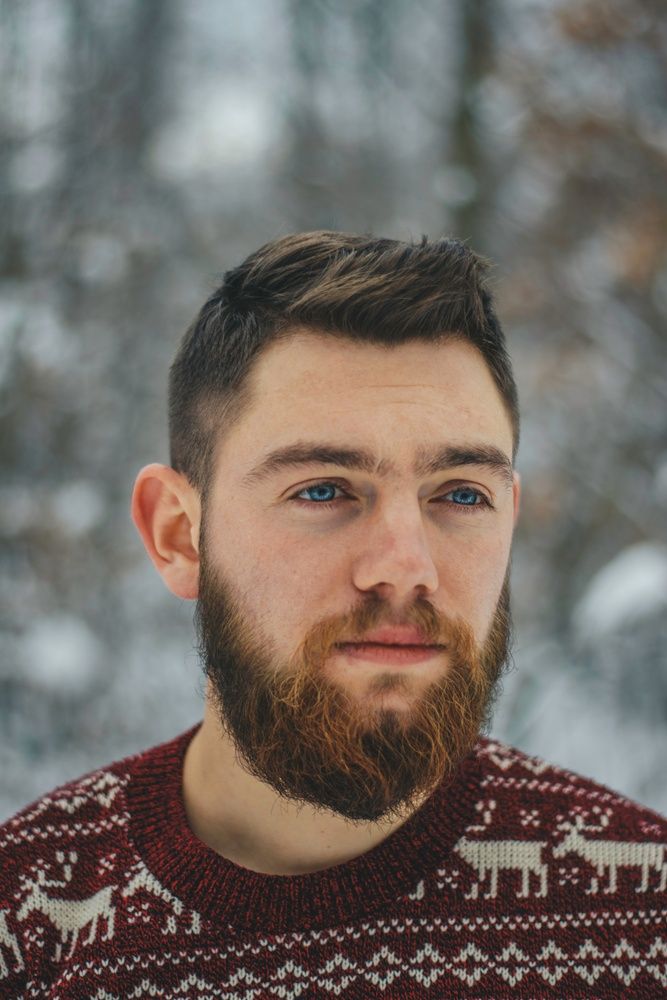
#> input picture _4.python/opencv/_application/person3.jpg, 667 x 1000 px, shrunk from 4000 x 6000 before the run, found by its file name
$ python detectFace3.py
#> lines starting #> are read from the running program, lines starting #| are printed output that depends on the picture; after the words box and inside, x2 and y2 are one past the last pixel; in counts of white or black regions, pixels touching at a corner belong together
import cv2
casc_path = "C:\\Users\\jeng\\AppData\\Local\\conda\\conda\\pkgs\\opencv3-3.1.0-py34_0\\Library\\etc\\haarcascades\\haarcascade_frontalface_default.xml"
faceCascade = cv2.CascadeClassifier(casc_path)
image = cv2.imread("media\\person3.jpg")
#> image is the input picture: shape (1000, 667, 3); mean B, G, R 99.8, 106.3, 115.2
faces = faceCascade.detectMultiScale(image, scaleFactor=1.1, minNeighbors=5, minSize=(30,30), flags = cv2.CASCADE_SCALE_IMAGE)
#> faces = [[186, 334, 410, 410]]
#image.shape[0]:圖片高度，image.shape[1]:圖片寬度
cv2.rectangle(image, (10,image.shape[0]-20), (110,image.shape[0]), (0,0,0), -1)
cv2.putText(image,"Find " + str(len(faces)) + " face!", (10,image.shape[0]-5), cv2.FONT_HERSHEY_SIMPLEX, 0.5, (255,255,255), 2)
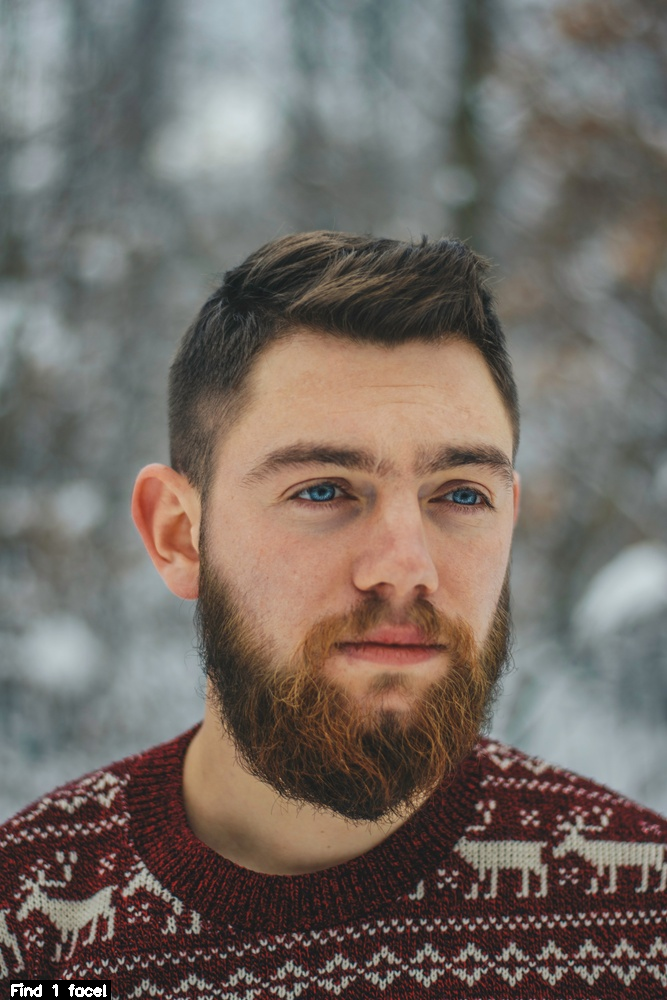
#> image: shape (1000, 667, 3); mean B, G, R 99.8, 106.4, 115.2
for (x,y,w,h) in faces:
    cv2.rectangle(image,(x,y),(x+w, y+h),(128,255,0),2)
#> this loop made 1 pass
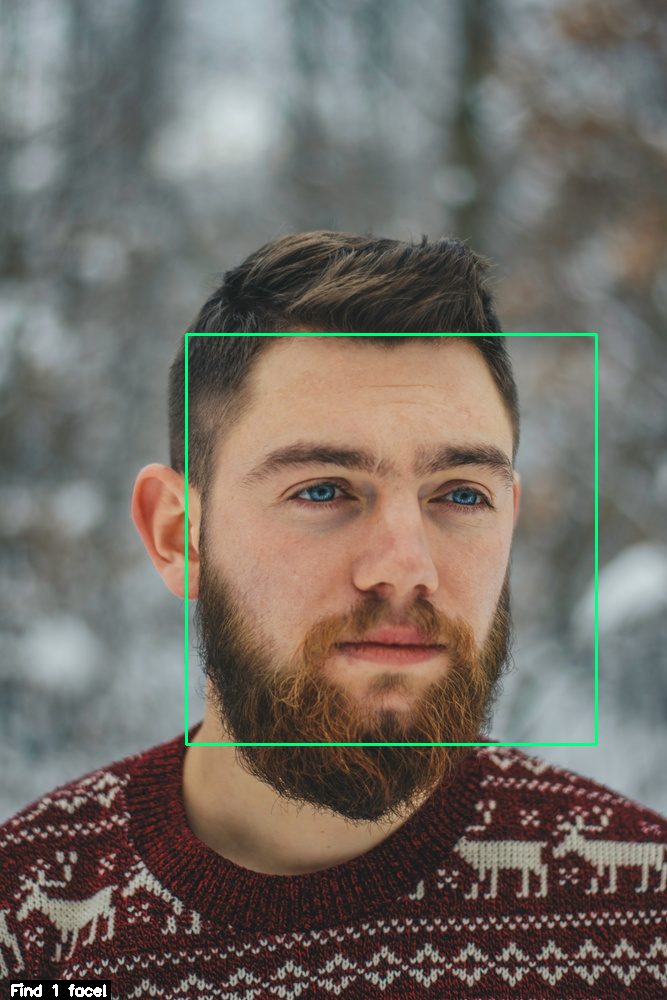
#> image: shape (1000, 667, 3); 0.74% of pixels changed, all inside (x1, y1, x2, y2) = (185, 333, 598, 746)
cv2.namedWindow("facedetect")
cv2.imshow("facedetect", image)
cv2.waitKey(0)
cv2.destroyWindow("facedetect")

$ run again, with _4.python/opencv/_application/person1.jpg copied over _4.python/opencv/_application/person3.jpg
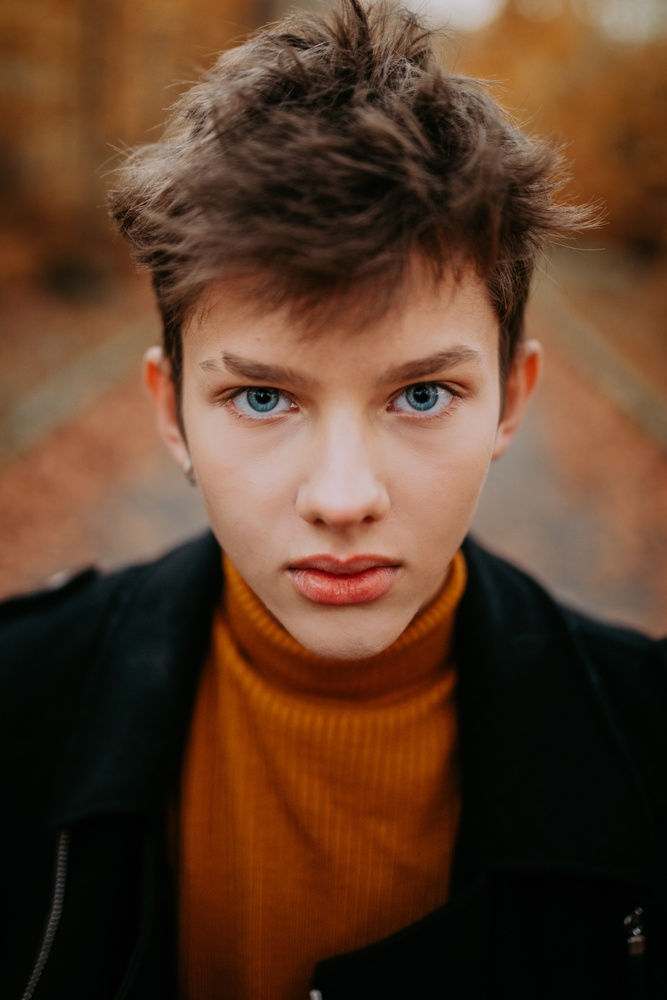
#> input picture _4.python/opencv/_application/person1.jpg, 667 x 1000 px, shrunk from 3637 x 5456 before the run, found by its file name
#> image is the input picture: shape (1000, 667, 3); mean B, G, R 41.7, 61.6, 92.6
#> faces = [[144, 258, 398, 398]]
#> `cv2.putText(image,"Find " + str(len(faces)) + " face!", (10,image.shap..`:
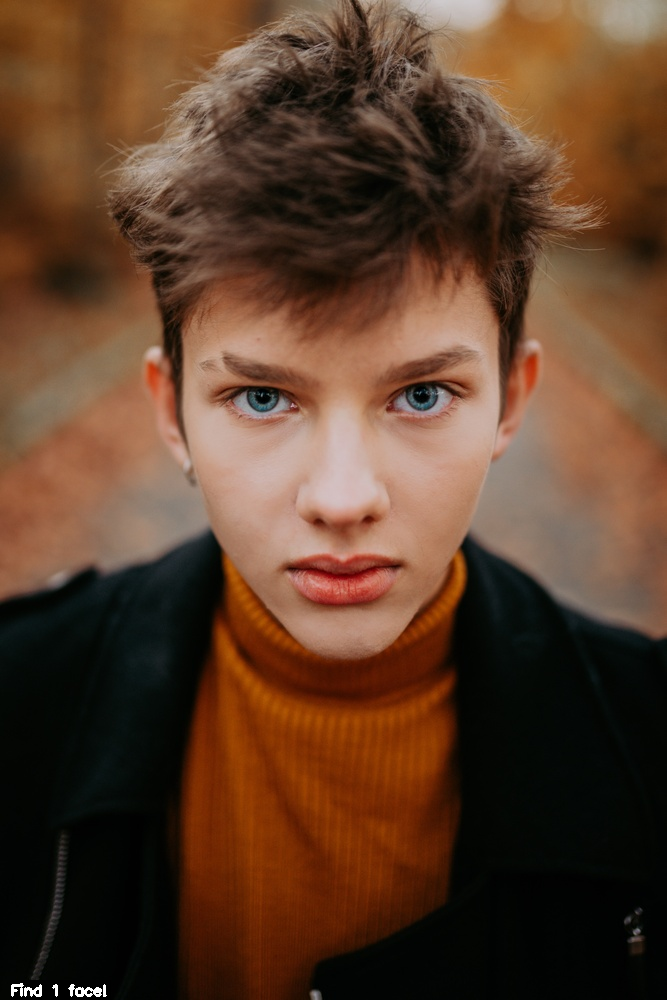
#> image: shape (1000, 667, 3); mean B, G, R 41.9, 61.8, 92.8
#> the loop `for (x,y,w,h) in faces:` made 1 pass
#> after the loop `for (x,y,w,h) in faces:`:
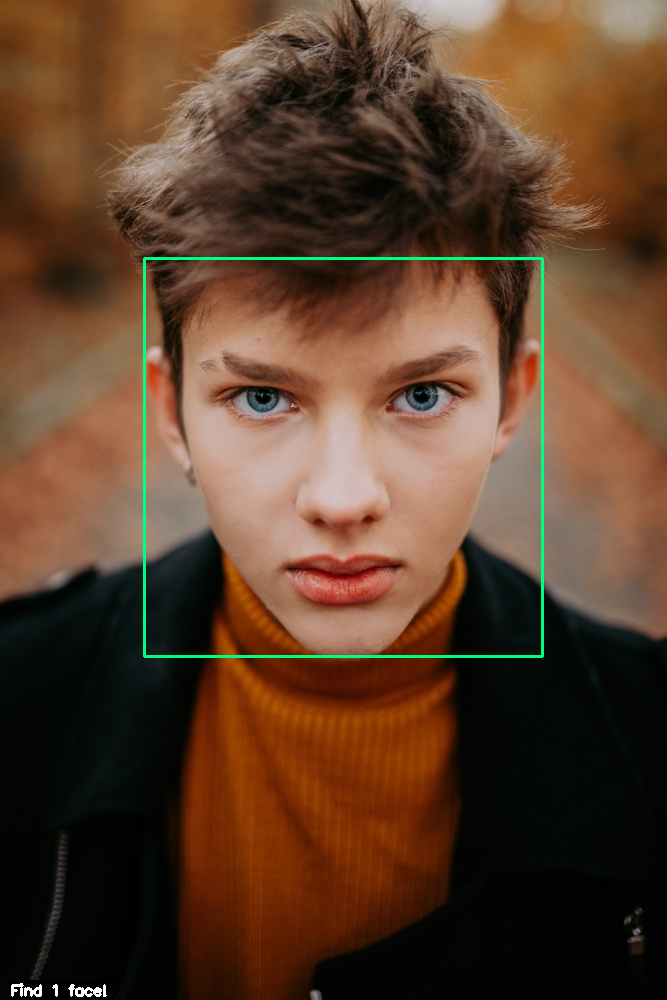
#> image: shape (1000, 667, 3); 0.72% of pixels changed, all inside (x1, y1, x2, y2) = (143, 257, 544, 658)

$ run again, with _4.python/opencv/_application/person2.jpg copied over _4.python/opencv/_application/person3.jpg
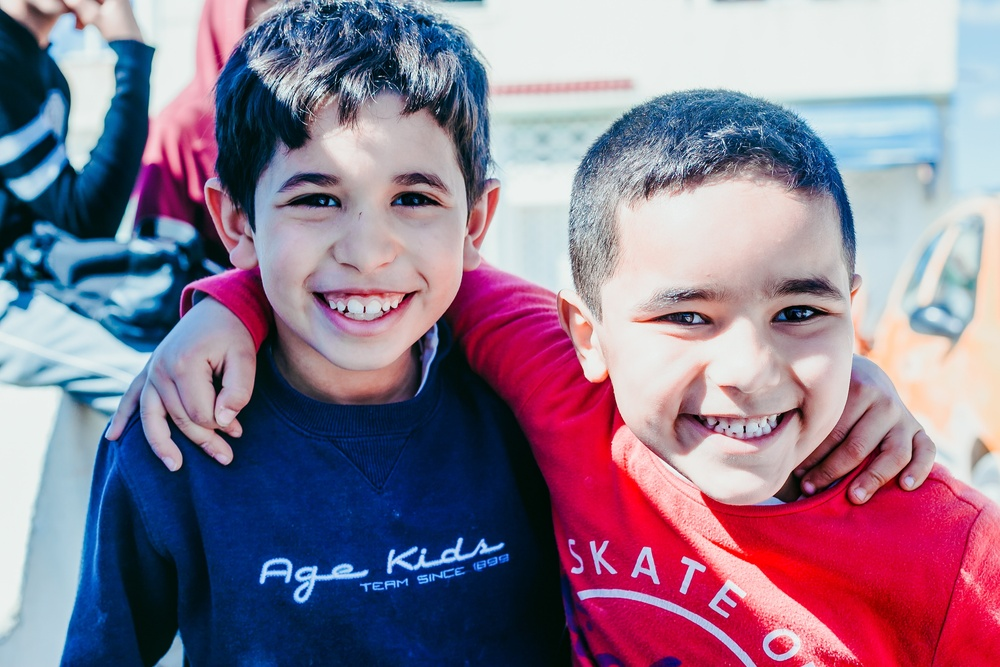
#> input picture _4.python/opencv/_application/person2.jpg, 1000 x 667 px, shrunk from 3861 x 2574 before the run, found by its file name
#> image is the input picture: shape (667, 1000, 3); mean B, G, R 143.6, 121.6, 140.1
#> faces = [[228, 97, 270, 270], [577, 193, 314, 314]]
#> `cv2.putText(image,"Find " + str(len(faces)) + " face!", (10,image.shap..`:
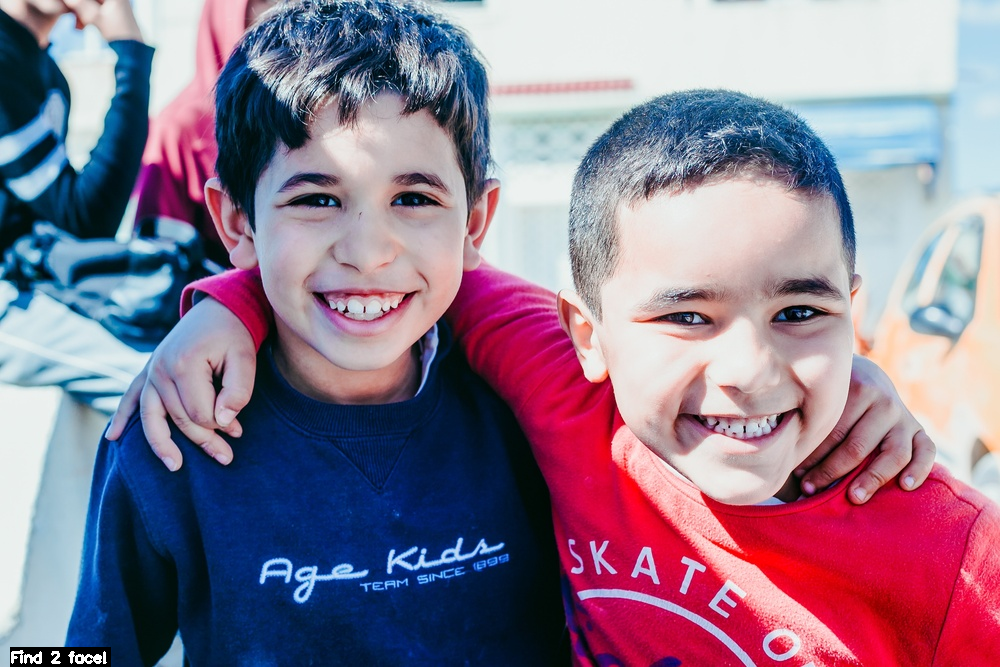
#> image: shape (667, 1000, 3); mean B, G, R 143.3, 121.5, 140.1
#> the loop `for (x,y,w,h) in faces:` made 2 passes
#> after the loop `for (x,y,w,h) in faces:`:
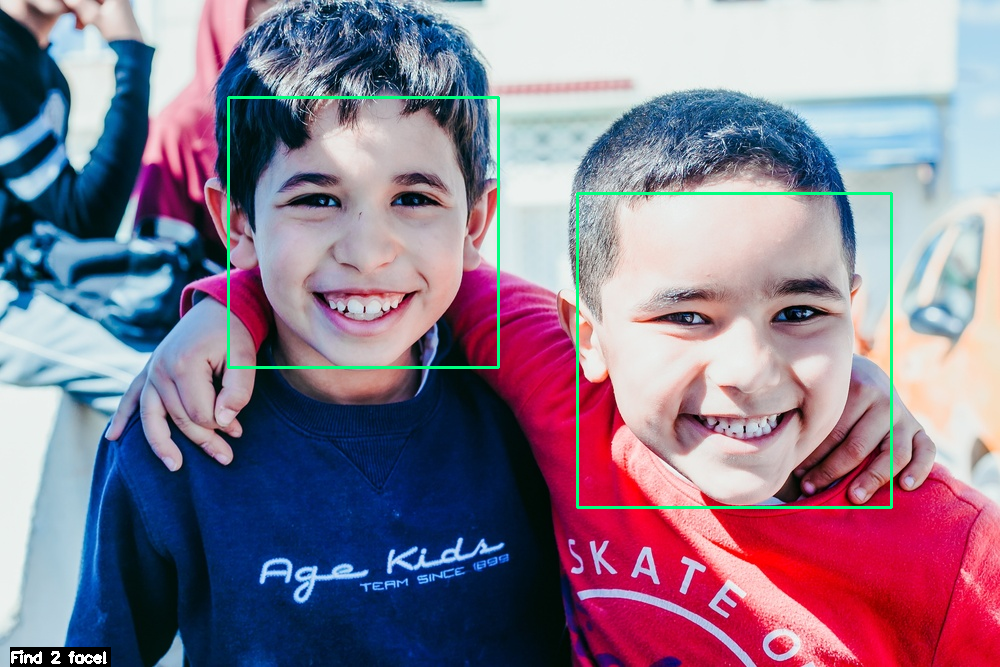
#> image: shape (667, 1000, 3); 1.05% of pixels changed, all inside (x1, y1, x2, y2) = (227, 96, 893, 509)
